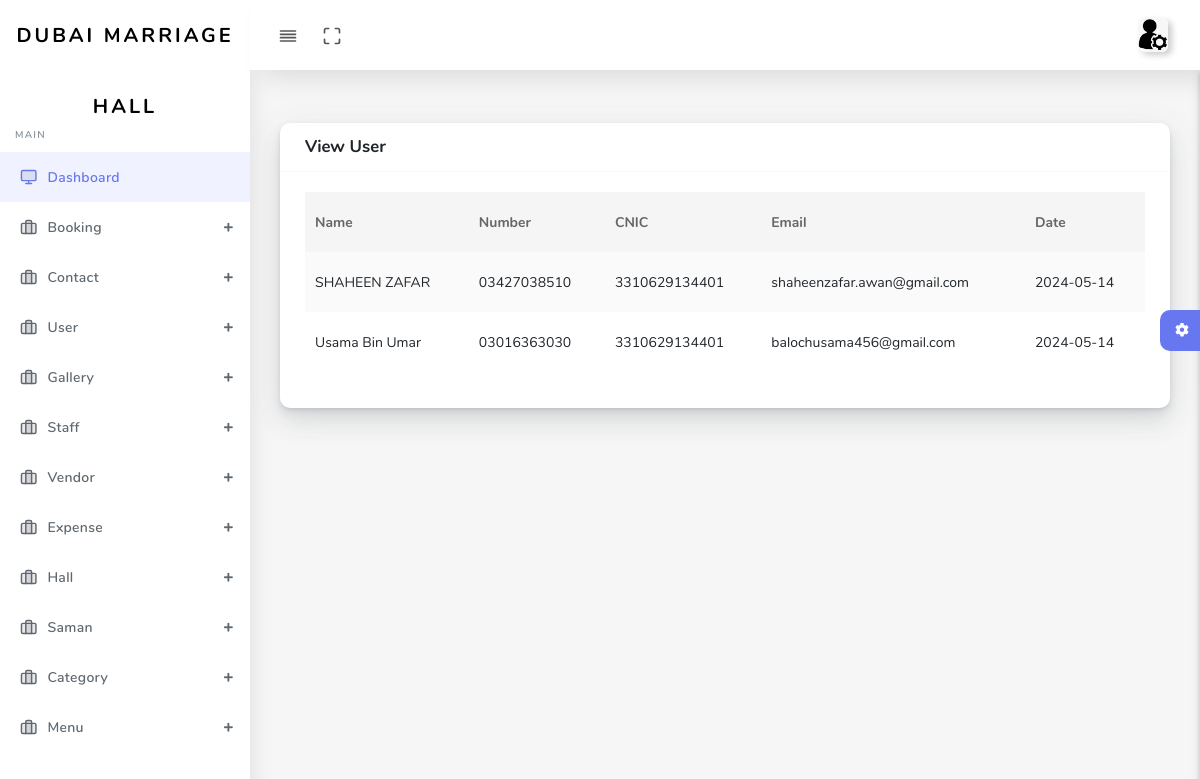
Page /user/admin/user_view.php (signed in) on the committed database.
### tables this page shows
CREATE TABLE `user` (
  `uid` int(255) NOT NULL,
  `name` varchar(255) NOT NULL,
  `number` varchar(255) NOT NULL,
  `cnic` varchar(255) NOT NULL,
  `email` varchar(255) NOT NULL,
  `date` varchar(255) NOT NULL
);

### user/admin/user_view.php (the view, shortened to what this page needs)
<?php
include('include/header.php');
?>
  <div id="app">
    <div class="main-wrapper main-wrapper-1">
      <div class="navbar-bg"></div>
      <?php
include('include/nav.php');
include('include/aside.php');
?>
      <div class="main-content">
        <section class="section">
          <div class="section-body">
            <div class="row">
              <div class="col-12">
                <div class="card">
                  <div class="card-header">
                    <h4>View User</h4>
                  </div>
                  <div class="card-body">
                    <div class="table-responsive">
                      <table class="table table-striped table-hover" id="tableExport2" style="width:100%;">
                        <thead>
                          <tr>
                          <th>Name</th>
                          <th>Number</th>
                            <th>CNIC</th>
                            <th>Email</th>
                            <th>Date</th>
                          </tr>
                        </thead>
                        <tbody>
                        <?php
            $sql = "SELECT * FROM user";
            $run = mysqli_query($conn, $sql);
            while ($row = mysqli_fetch_array($run)) {
            ?>
                <tr>
                <td><?php echo $row['name'] ?></td>
                    <td><?php echo $row['number'] ?></td>
                    <td><?php echo $row['cnic'] ?></td>
                    <td><?php echo $row['email'] ?></td>
                    <td><?php echo $row['date'] ?></td>
                </tr>
            <?php
            }
            ?>
                        </tbody>
                      </table>
                    </div>
                  </div>
                </div>
              </div>
            </div>
          </div>
        </section>
        <div class="settingSidebar">
          <a href="javascript:void(0)" class="settingPanelToggle"> <i class="fa fa-spin fa-cog"></i>
          </a>
        </div>
      </div>
    </div>
  </div>
  <?php
include('include/footer.php');
?>

### rows in the picture
user: name "SHAHEEN ZAFAR", number "03427038510", cnic "3310629134401", email "shaheenzafar.awan@gmail.com", date "2024-05-14"
user: name "Usama Bin Umar", number "03016363030", cnic "3310629134401", email "balochusama456@gmail.com", date "2024-05-14"
